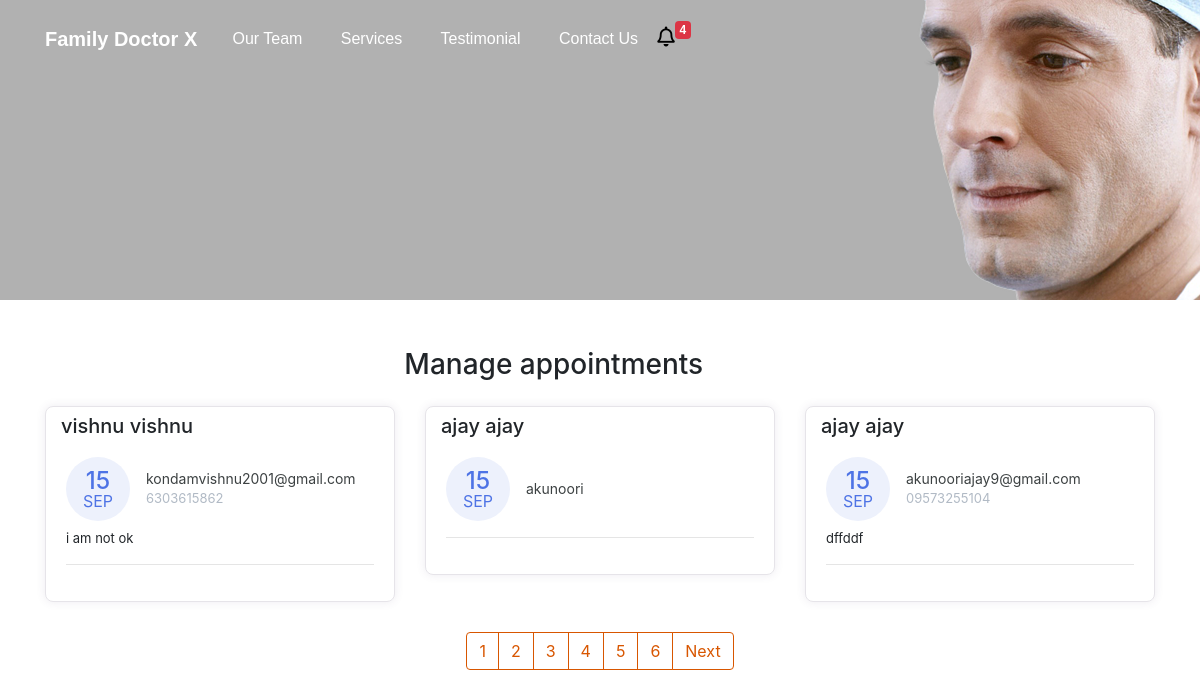
The page /manage-appointments/ on the database its author committed.
### doctor/models.py (models this page shows, shortened)
class Appointment(models.Model):
    first_name = models.CharField(max_length=50)
    last_name = models.CharField(max_length=50)
    email = models.CharField(max_length=50)
    phone = models.CharField(max_length=50)
    request = models.TextField(blank=True)
    sent_date = models.DateField(auto_now_add=True)
    accepted = models.BooleanField(default=False)
    accepted_date = models.DateField(auto_now_add=False, null=True, blank=True)
    class Meta:
        ordering = ["-sent_date"]

### doctor/views.py (the view, shortened to what this page needs)
# urls.py: path("manage-appointments/", ManageAppointmentTemplateView.as_view(), name="manage"),
class ManageAppointmentTemplateView(ListView):
    template_name = "manage-appointments.html"
    model = Appointment
    context_object_name = "appointments"
    login_required = True
    paginate_by = 3
    def get_context_data(self,*args, **kwargs):
        context = super().get_context_data(*args, **kwargs)
        appointments = Appointment.objects.all()
        context.update({
            "title":"Manage Appointments"
        })
        return context

### doctor/context_processors.py (called while the page is built)
def get_notification(request):
    count = Appointment.objects.filter(accepted=False).count()
    data = {
        "count":count
    }
    return data

### templates/manage-appointments.html (shortened to what this page needs)
{% extends 'base.html' %}
{% block content %}
    <div class="container mt-5">
        <div class="col-11 text-center mt-4 mb-4">
            <h3>
                Manage appointments
            </h3>
        </div>
        <div class="row">
        {% for app in appointments %}
            <div class="col-lg-4">
                <div class="card card-margin">
                    <div class="card-header no-border">
                        <h5 class="card-title">{{app.first_name}} {{app.last_name}}</h5>
                    </div>
                    <div class="card-body pt-0">
                        <div class="widget-49">
                            <div class="widget-49-title-wrapper">
                                <div class="widget-49-date-primary">
                                    <span class="widget-49-date-day">{{app.sent_date|date:"d"}}</span>
                                    <span class="widget-49-date-month">{{app.sent_date|date:"M"}}</span>
                                </div>
                                <div class="widget-49-meeting-info">
                                    <span class="widget-49-pro-title">{{app.email}}</span>
                                    <span class="widget-49-meeting-time">{{app.phone}}</span>
                                </div>
                            </div>
                            <div class="widget-49-meeting-points">
                                <span>{{app.request}}</span>
                            </div>
                            <hr class="w-100">
                        </div>
                    </div>
                </div>
            </div>
        {% endfor %}
        </div>
        {% if is_paginated %}
        <div class="wrapper">
            <nav aria-label="Page navigation example">
                <ul class="pagination">
                    {% for number in page_obj.paginator.page_range %}
                    <li class="page-item"><a class="page-link" href="?page={{number}}">{{number}}</a></li>
                    {% endfor %}
                    {% if page_obj.has_next %}
                    <li class="page-item"><a class="page-link" href="?page={{page_obj.prebious_page_number}}">Next</a></li>
                    {% endif %}
                </ul>
            </nav>
        </div>
        {% endif %}
{% endblock content %}

### templates/base.html (shortened to what this page needs)
{% load static %}
<!DOCTYPE html>
<html lang="en">
<head>
  <link href="{% static 'css/bootstrap.min.css' %}" rel="stylesheet">
  <link rel="stylesheet" href="https://cdnjs.cloudflare.com/ajax/libs/font-awesome/5.15.3/css/all.min.css" />
  <link rel="stylesheet" href="{% static 'css/styles.css' %}" />
</head>
<body>
  <div class="header" style="
  background: rgb(177, 177, 177) url('../static/img/header.png') no-repeat fixed center
  {% if "appointment" in request.path %}
  max-height:300px!important;min-height:300px!important;
  {% endif %}
  ">
    <nav class="navbar navbar-dark navbar-expand-md navigation-clean-search">
        <div class="container"><a class="navbar-brand" href="{% url 'home' %}">Family Doctor X</a>
            <div class="collapse navbar-collapse"
                id="navcol-1">
                <ul class="nav navbar-nav">
                    <li class="nav-item" role="presentation">
                        <a class="nav-link active" href="#team">Our Team</a>
                    </li>
                    <li class="nav-item" role="presentation">
                        <a class="nav-link active" href="#services">Services</a>
                    </li>
                    <li class="nav-item" role="presentation">
                        <a class="nav-link active" href="#reviews">Testimonial</a>
                    </li>
                    <li class="nav-item" role="presentation">
                        <a class="nav-link active" href="#contact">Contact Us</a>
                    </li>
                  <li class="nav-item" role="presentation">
                    <a href="{% url 'manage' %}" style="float: left;cursor:pointer;" aria-expanded="true" title="You Have 6 New Appointments">
                      <i class="far fa-bell" style="font-size: 20px; float: left; color: black">
                      </i>
                  </a>
                  <span class="badge badge-danger">{{count}}</span>
                </li>
                </ul>
            </div>
        </div>
    </nav>
</div>
    {% block content %}{% endblock content %}
</body>
</html>

### static/css/styles.css (style rules this page uses)
.header { background: rgb(177, 177, 177) url("img/header.png") no-repeat fixed center; min-height: 1000px; font-family:'Source Sans Pro', sans-serif; }
@media (min-width:768px) { .header { padding-bottom:120px; } }
.header .navbar { background:transparent; padding-top:.75rem; padding-bottom:.75rem; color:#fff; border-radius:0; box-shadow:none; border:none; }
@media (min-width:768px) { .header .navbar { padding-top:1rem; padding-bottom:1rem; } }
.header .navbar .navbar-brand { font-weight:bold; color:inherit; }
.header .navbar .navbar-collapse { border-top:1px solid rgba(255,255,255,0.3); margin-top:.5rem; }
@media (min-width:768px) { .header .navbar .navbar-collapse { border-color:transparent; margin:0; } }
.header .navbar .navbar-nav a.active, .header .navbar .navbar-nav > .show .dropdown-item { background:none; box-shadow:none; }
@media (min-width: 768px) { .header .navbar-nav .nav-link { padding-left:.7rem; padding-right:.7rem; } }
@media (min-width: 992px) { .header .navbar-nav .nav-link { padding-left:1.2rem; padding-right:1.2rem; } }
@media (min-width: 768px) { .navbar-nav>li>a { padding-top: 10px; padding-bottom: 10px; } }

### rows shown on the page
Appointment: first_name "vishnu", last_name "vishnu", sent_date "15", sent_date "SEP", email "kondamvishnu2001@gmail.com", phone "6303615862", request "i am not ok"
Appointment: first_name "ajay", last_name "ajay", sent_date "15", sent_date "SEP", email "akunoori"
Appointment: first_name "ajay", last_name "ajay", sent_date "15", sent_date "SEP", email "akunooriajay9@gmail.com", phone "09573255104", request "dffddf"

### other values the page prints
{{ count }} "4"
{{ number }} "1" "2" "3" "4" "5" "6"
